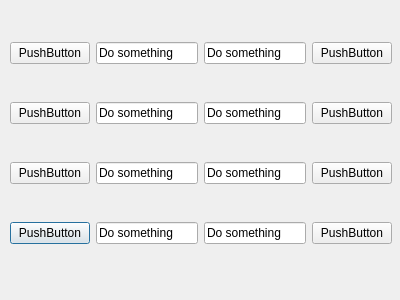
<?xml version="1.0" encoding="UTF-8"?>
<ui version="4.0">
 <class>EW6</class>
 <widget class="QDialog" name="EW6">
  <property name="geometry">
   <rect>
    <x>0</x>
    <y>0</y>
    <width>400</width>
    <height>300</height>
   </rect>
  </property>
  <property name="windowTitle">
   <string>Dialog</string>
  </property>
  <widget class="QWidget" name="layoutWidget">
   <property name="geometry">
    <rect>
     <x>10</x>
     <y>10</y>
     <width>382</width>
     <height>269</height>
    </rect>
   </property>
   <layout class="QGridLayout" name="gridLayout">
    <item row="4" column="0">
     <widget class="QPushButton" name="B4">
      <property name="text">
       <string>PushButton</string>
      </property>
     </widget>
    </item>
    <item row="2" column="3">
     <widget class="QPushButton" name="B6">
      <property name="text">
       <string>PushButton</string>
      </property>
     </widget>
    </item>
    <item row="3" column="0">
     <widget class="QPushButton" name="B3">
      <property name="text">
       <string>PushButton</string>
      </property>
     </widget>
    </item>
    <item row="3" column="3">
     <widget class="QPushButton" name="B7">
      <property name="text">
       <string>PushButton</string>
      </property>
     </widget>
    </item>
    <item row="4" column="3">
     <widget class="QPushButton" name="B8">
      <property name="text">
       <string>PushButton</string>
      </property>
     </widget>
    </item>
    <item row="2" column="0">
     <widget class="QPushButton" name="B2">
      <property name="text">
       <string>PushButton</string>
      </property>
     </widget>
    </item>
    <item row="1" column="3">
     <widget class="QPushButton" name="B5">
      <property name="text">
       <string>PushButton</string>
      </property>
     </widget>
    </item>
    <item row="1" column="0">
     <widget class="QPushButton" name="B1">
      <property name="text">
       <string>PushButton</string>
      </property>
     </widget>
    </item>
    <item row="2" column="1">
     <widget class="QLineEdit" name="L2">
      <property name="text">
       <string>Do something</string>
      </property>
     </widget>
    </item>
    <item row="1" column="1">
     <widget class="QLineEdit" name="L1">
      <property name="text">
       <string>Do something</string>
      </property>
     </widget>
    </item>
    <item row="3" column="1">
     <widget class="QLineEdit" name="L3">
      <property name="text">
       <string>Do something</string>
      </property>
     </widget>
    </item>
    <item row="4" column="1">
     <widget class="QLineEdit" name="L4">
      <property name="text">
       <string>Do something</string>
      </property>
     </widget>
    </item>
    <item row="1" column="2">
     <widget class="QLineEdit" name="L5">
      <property name="text">
       <string>Do something</string>
      </property>
     </widget>
    </item>
    <item row="2" column="2">
     <widget class="QLineEdit" name="L6">
      <property name="text">
       <string>Do something</string>
      </property>
     </widget>
    </item>
    <item row="3" column="2">
     <widget class="QLineEdit" name="L7">
      <property name="text">
       <string>Do something</string>
      </property>
     </widget>
    </item>
    <item row="4" column="2">
     <widget class="QLineEdit" name="L8">
      <property name="text">
       <string>Do something</string>
      </property>
     </widget>
    </item>
   </layout>
  </widget>
 </widget>
 <resources/>
 <connections/>
</ui>
